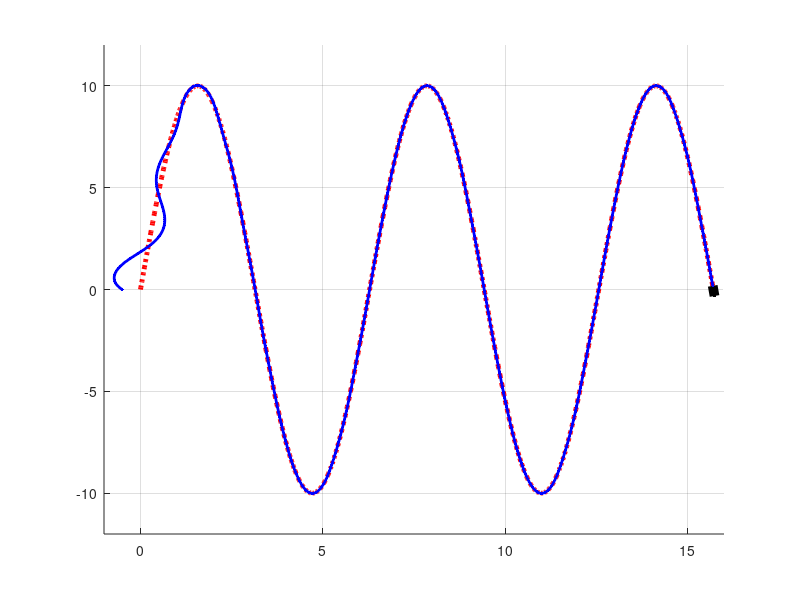

Reproduce this figure in MATLAB.
close all;
clear all;
clc;

noise = 0;
closeLoop = 1;

%% Path Generation
% elipse
start = 0;
stop = 5*pi;

y = sin(start:0.01:stop);
y2 = -y;

x = start:0.01:stop;

yr = [y]*10;
xr = [x];

xr=xr;
yr=yr;

%% Initializing Robot at the start with correct orientation
robot.len = 0.5;
robot.x = xr(1)-0.5;
robot.y = yr(1);
robot.th = atan2((yr(2)-yr(1)),(xr(2)-xr(1)))+0.8;
robot.path.x = robot.x;
robot.path.y = robot.y;
robot.path.th = robot.th;
robot.x_d = 0;
robot.y_d = 0;
robot.th_d = 0;
robot.v = 0;
robot.w = 0;

%% Ploting Refernce Path and Robot Orientation
figure; hold on; grid on; axis([-1 16 -12 12]);
plot(xr,yr,'r:','LineWidth',3.5);
robo = plot(0,0,'k','LineWidth',7);
roboPath = plot(0,0,'b','LineWidth',2);
set(robo,'xdata',[robot.x robot.x+cos(robot.th)*robot.len],'ydata',[robot.y robot.y+sin(robot.th)*robot.len]);
pause(1);

errorRef.x = 0;
errorRef.y = 0;
errorRef.th= 0;
error.x_old = 0;
error.y_old = 0;
error.th_old= 0;
error.x = 0;
error.y = 0;
error.th= 0;
error.x_d=0;
error.y_d=0;
error.v = 0;
error.w= 0;

k.x = 2*.6114*3.7620;
k.y = 2;
k.th = 2*.6114*3.7620;

% k.x = 0;
% k.y = 0;
% k.th = 0;


%% Trajectory Tracking
xr_d = 0;
yr_d = 0;
xr_d_Old = 0;
yr_d_Old = 0;
dt = 0.01;
wff =0;
vff =0;
for i=1:(length(xr)-2)
    thR = atan((yr(i+1)-yr(i)) / (xr(i+1)-xr(i)));
%     thR = atan2((yr(i+1)-yr(i)),(xr(i+1)-xr(i)));
    if(xr(i+1)<xr(i))
        thR = -pi+abs(thR);
        if(yr(i+1)>yr(i))
            thR = -(pi+abs(atan((yr(i+1)-yr(i)) / (xr(i+1)-xr(i)))));
        end
    end
%     if(thR == 0)
%         thR = -pi/2;
%     end

    
    errorRef.x = xr(i) - robot.x;
    errorRef.y = yr(i) - robot.y;
    errorRef.th= thR - robot.th;
%     display(robot.th);
%     if(robot.th>pi)
%         robot.th = 
%     display(thR);
%  display([num2str(thR) '          ' num2str(robot.th) '       ' num2str(error.th)]);
%  if(error.th>1)
%      break;
%  end
    
    error.x_old = error.x;
    error.y_old = error.y;
    error.th_old = error.th;
    
    error.x = cos(robot.th)*errorRef.x + sin(robot.th)*errorRef.y;
    error.y = - sin(robot.th)*errorRef.x + cos(robot.th)*errorRef.y;
    error.th = errorRef.th;
    
%     display(error.th);
    
    error.x_d_old = error.x_d;
    error.y_d_old = error.y_d;
    
    error.x_d = error.x - error.x_old;
    error.y_d = error.y - error.y_old;
    
    error.x_d_d = error.x_d - error.x_d_old;
    error.y_d_d = error.y_d - error.y_d_old;
    
    error.v = sqrt(error.x^2 + error.y^2);
    error.w = (error.x_d*error.y_d_d - error.y_d*error.x_d_d)/(error.x_d^2 + error.y_d^2);
    
    if(isnan(error.w))
           display('BAD 1 ____________________');
          error.w = 0;
    end
%      display(error.w);
%      display(wff);
    
    xr_d_Old = xr_d;
    yr_d_Old = yr_d;
    xr_d = (xr(i+1)-xr(i))/dt;
    yr_d = (yr(i+1)-yr(i))/dt;
    
%     if(i>1)
    xr_d_d = (xr_d - xr_d_Old)/dt;
    yr_d_d = (yr_d - yr_d_Old)/dt;
%     end
%     xr_d_d =0 ;
%     yr_d_d = 0;

    vff = sqrt(xr_d^2 + yr_d^2);
    wff = (xr_d*yr_d_d - yr_d*xr_d_d)/(xr_d^2 + yr_d^2);
    
    robot.v = vff + k.x*error.x;
    robot.w = wff + k.y*vff*(sign(vff))*error.y + k.th*error.th;
%     display(error.th);
% %     display(error.th);
% error.th;
% display([num2str(error.x) '          ' num2str(error.y) '           ' num2str(error.th)]);

    if(closeLoop)
        robot.x_d = cos(robot.th)*(robot.v);
        robot.y_d = sin(robot.th)*(robot.v);
        robot.th_d = robot.w;
    else
        robot.x_d = cos(robot.th)*(vff);
        robot.y_d = sin(robot.th)*(vff);
        robot.th_d = wff;
    end


    if(isnan(robot.th_d))
        display('____________________________________________');
        robot.th_d = 0;
%         break;
%         i=i+5;
    end

%     Calcualte and Plot Robot
    robot.x = robot.x + robot.x_d*dt;
    robot.y = robot.y + robot.y_d*dt;
    robot.th = robot.th + robot.th_d*dt;
    
%     Adding Noise
    if(noise)
        if(rand<0.3)
            robot.x = robot.x + ((rand-0.5)/5);
            robot.x = robot.x + ((rand-0.5)/5);
        end
    end
    
    

    
    if(isnan(thR))
        thR = -pi/2;
    end

    set(robo,'xdata',[robot.x robot.x+cos(robot.th)*robot.len],'ydata',[robot.y robot.y+sin(robot.th)*robot.len]);
    
%     Save and Plot Robot Path
    robot.path.x = [robot.path.x robot.x];
    robot.path.y = [robot.path.y robot.y];
    robot.path.th = [robot.path.th robot.th];
    set(roboPath,'xdata',robot.path.x,'ydata',robot.path.y);
    
    k.y = ((3.7620^2-wff^2)/abs(vff));
     pause(dt);
end

set(robo,'xdata',[robot.x robot.x+cos(robot.th)*robot.len],'ydata',[robot.y robot.y+sin(robot.th)*robot.len]);
set(roboPath,'xdata',robot.path.x,'ydata',robot.path.y);
